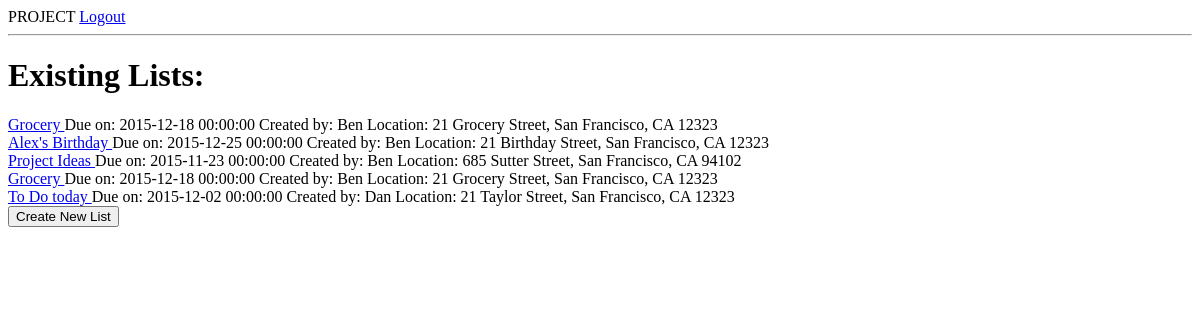
Before: /existing_lists (signed in) with the older database file.
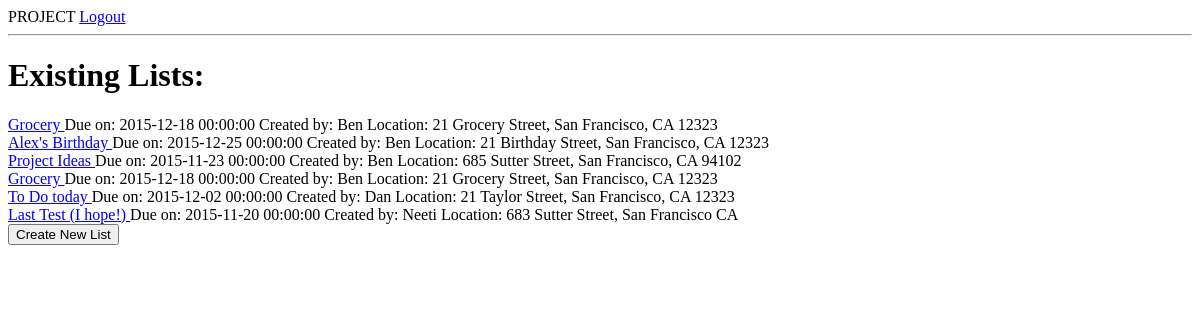
After: the same page with the newer database file.
### model.py (models this page shows, shortened)
class Group(db.Model):
    __tablename__ = "groups"
    group_id = db.Column(db.Integer, autoincrement=True, primary_key=True)
    user_id = db.Column(db.Integer,db.ForeignKey('users.user_id'))
    list_id = db.Column(db.Integer,db.ForeignKey('lists.list_id'))
    permission = db.Column(db.Boolean, nullable = False, default = True)
    user = db.relationship("User",
                           backref=db.backref("groups"))
    checklist = db.relationship("List",
                            backref=db.backref("groups"))

class List(db.Model):
    __tablename__ = "lists"
    list_id = db.Column(db.Integer, autoincrement=True, primary_key=True)
    name = db.Column(db.String(20), nullable=False)
    list_type = db.Column(db.String(20))
    due_date_list = db.Column(db.DateTime, nullable=True)
    list_location_name = db.Column(db.String(50), nullable=True)
    list_location_address = db.Column(db.String(100), nullable=True)
    created_by = db.Column(db.String(50), nullable = False)

### server.py (the view)
@app.route('/existing_lists')
def existing_lists():
    user_id = session["user_id"]
    user_list_groups = Group.query.filter_by(user_id=user_id).all()
    return render_template("existing_lists.html", user_list_groups=user_list_groups)

### templates/existing_lists.html (shortened to what this page needs)
{% extends 'base.html' %}
{% block content %}
    <div id="existing_lists">
        <h1 id="existing-lists-title">Existing Lists:</h1>
        {% for group in user_list_groups %}
            <a href="/lists/{{ group.checklist.list_id }}">
            {{ group.checklist.name }}
            </a> Due on: {{ group.checklist.due_date_list}} Created by: {{ group.checklist.created_by }}
                {% if group.checklist.list_location_address %}
                    Location: {{ group.checklist.list_location_address }}
                {% endif %}<br>
        {% endfor %}
    </div>
    <form action="/new_list_base" method="GET">
        <input type="submit" value="Create New List">
    </form>
{% endblock %}

### templates/base.html (shortened to what this page needs)
<!doctype html>
<html>
<head>
  <link rel="stylesheet" href="//code.jquery.com/ui/1.11.4/themes/smoothness/jquery-ui.css">
  <link rel="stylesheet" href="/static/css/mycss.css">
</head>
<body>
PROJECT
{% if "user_id" in session %}
    <a href="/logout">Logout</a>
{% else %}
    <a href="/login">Login</a>
    <a href="/register">Register</a>
{% endif %}
<hr>
{% block content %}
{% endblock %}
</body>
</html>

Changed rows visible on the page:
added Group: checklist.name "Last Test (I hope!)", checklist.due_date_list "2015-11-20 00:00:00", checklist.created_by "Neeti", checklist.list_location_address "683 Sutter Street, San Francisco CA"
